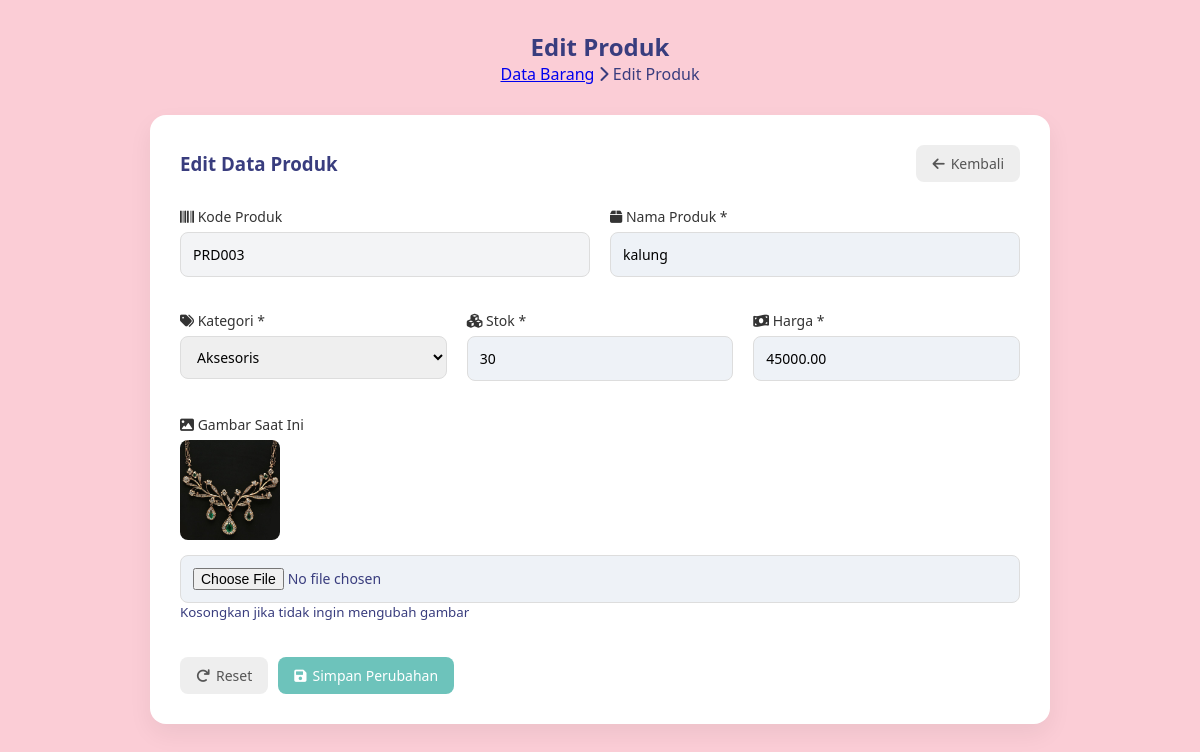
Page /edit.php?id=17 (signed in) on the committed database.
### tables this page shows
CREATE TABLE `produk` (
  `id` int(11) NOT NULL,
  `kode_produk` varchar(50) DEFAULT NULL,
  `nama_produk` varchar(100) NOT NULL,
  `kategori_id` varchar(100) NOT NULL,
  `harga` decimal(10,2) NOT NULL,
  `stok` int(11) NOT NULL,
  `gambar` varchar(255) DEFAULT NULL
);

### edit.php (the view, shortened to what this page needs)
<?php
include 'koneksi.php';
$id = isset($_GET['id']) ? intval($_GET['id']) : 0;
$stmt = $conn->prepare("SELECT * FROM produk WHERE id = ?");
$stmt->execute([$id]);
$produk = $stmt->fetch(PDO::FETCH_ASSOC);
include 'includes/header.php';
?>
<div class="content-wrapper">
    <main class="main-content">
        <div class="page-header">
            <h2>Edit Produk</h2>
            <div class="breadcrumb">
                <a href="index.php?page=data_barang">Data Barang</a>
                <i class="fas fa-chevron-right"></i>
                <span>Edit Produk</span>
            </div>
        </div>
        <div class="content">
            <div class="card">
                <div class="card-header">
                    <h3>Edit Data Produk</h3>
                    <a href="index.php?page=data_barang" class="btn btn-secondary">
                        <i class="fas fa-arrow-left"></i> Kembali
                    </a>
                </div>
                <div class="card-body">
                    <form method="POST" enctype="multipart/form-data" class="form-vertical">
                         <div class="form-row">
                            <div class="form-group">
                                <label><i class="fas fa-barcode"></i> Kode Produk</label>
                                <input type="text" value="<?php echo htmlspecialchars($produk['kode_produk']); ?>" readonly style="background:#f3f4f6;">
                            </div>
                            <div class="form-group">
                                <label><i class="fas fa-box"></i> Nama Produk *</label>
                                <input type="text" name="nama_produk" value="<?php echo htmlspecialchars($produk['nama_produk']); ?>" required>
                            </div>
                        </div>
                        <div class="form-row">
                            <div class="form-group">
                                <label><i class="fas fa-tags"></i> Kategori *</label>
                                <select name="kategori_id" required>
                                    <option value="Aksesoris" <?php echo $produk['kategori_id'] == 'Aksesoris' ? 'selected' : ''; ?>>Aksesoris</option>
                                </select>
                            </div>
                            <div class="form-group">
                                <label><i class="fas fa-cubes"></i> Stok *</label>
                                <input type="number" name="stok" value="<?php echo $produk['stok']; ?>" min="0" required>
                            </div>
                            <div class="form-group">
                                <label><i class="fas fa-money-bill-wave"></i> Harga *</label>
                                <input type="number" name="harga" value="<?php echo $produk['harga']; ?>" min="0" required>
                            </div>
                        </div>
                        <div class="form-row">
                            <div class="form-group">
                                <label><i class="fas fa-image"></i> Gambar Saat Ini</label>
                                <?php if ($produk['gambar'] && file_exists('uploads/' . $produk['gambar'])): ?>
                                    <div>
                                        <img src="uploads/<?php echo $produk['gambar']; ?>" style="max-width:100px; max-height:100px; border-radius:8px;">
                                    </div>
                                <?php else: ?>
                                    <p><em>Tidak ada gambar</em></p>
                                <?php endif; ?>
                                <input type="file" name="gambar" accept="image/jpeg,image/png,image/gif" style="margin-top:10px;">
                                <small>Kosongkan jika tidak ingin mengubah gambar</small>
                            </div>
                        </div>
                        <div class="form-actions">
                            <button type="reset" class="btn btn-secondary"><i class="fas fa-redo"></i> Reset</button>
                            <button type="submit" class="btn btn-primary"><i class="fas fa-save"></i> Simpan Perubahan</button>
                        </div>
                    </form>
                </div>
            </div>
        </div>
    </main>
</div>

### css/style.css (style rules this page uses)
* { margin:0; padding:0; box-sizing:border-box; }
body { font-family: 'Segoe UI', Tahoma, Geneva, Verdana, sans-serif; background:#fbcdd6; color:#393D7E; }
.btn-primary { background:#6DC3BB; color:white; padding:8px 15px; border-radius:8px; text-decoration:none; font-size:14px; transition:0.2s; }
.card { background:white; border-radius:16px; padding:30px; box-shadow:0 10px 25px rgba(0,0,0,0.06); margin:30px auto; max-width:900px; }
.card-header { display:flex; justify-content:space-between; align-items:center; margin-bottom:25px; }
.card-header h3 { color:#393D7E; }
.form-vertical { width:100%; }
.form-row { display:flex; gap:20px; margin-bottom:18px; }
.form-group { flex:1; display:flex; flex-direction:column; }
.form-group label { font-size:14px; margin-bottom:6px; color:#5459AC; font-weight:600; }
.form-group input, .form-group select { padding:10px 12px; border:1px solid #ddd; border-radius:8px; font-size:14px; transition:0.2s; }
.form-actions { margin-top:20px; display:flex; gap:10px; }
.btn { padding:9px 16px; border-radius:8px; border:none; cursor:pointer; font-size:14px; text-decoration:none; display:inline-flex; align-items:center; gap:6px; }
.btn-primary { background:#6DC3BB; color:white; }
.btn-secondary { background:#eee; color:#555; }
.page-header { max-width:900px; margin:30px auto; text-align:center; display:flex; flex-direction:column; align-items:center; }
.form-group { margin-bottom:18px; }
.form-group label { font-size:14px; font-weight:600; color:#F2AEBB; margin-bottom:6px; display:block; }
.form-group input { width:100%; padding:12px; border:1px solid #ddd; border-radius:8px; font-size:14px; transition:0.2s; }
* { margin:0; padding:0; box-sizing:border-box; font-family:"Segoe UI",sans-serif; }
.form-group { margin-bottom:16px; }
.form-group label { display:block; margin-bottom:6px; font-weight:500; color:#333; }
.form-group input { width:100%; padding:12px; border-radius:8px; border:1px solid #ddd; font-size:14px; background:#eef2f7; }

### rows in the picture
produk: kode_produk "PRD003", nama_produk "kalung", kategori_id "Aksesoris", stok "30", harga "45000.00", gambar (picture)
